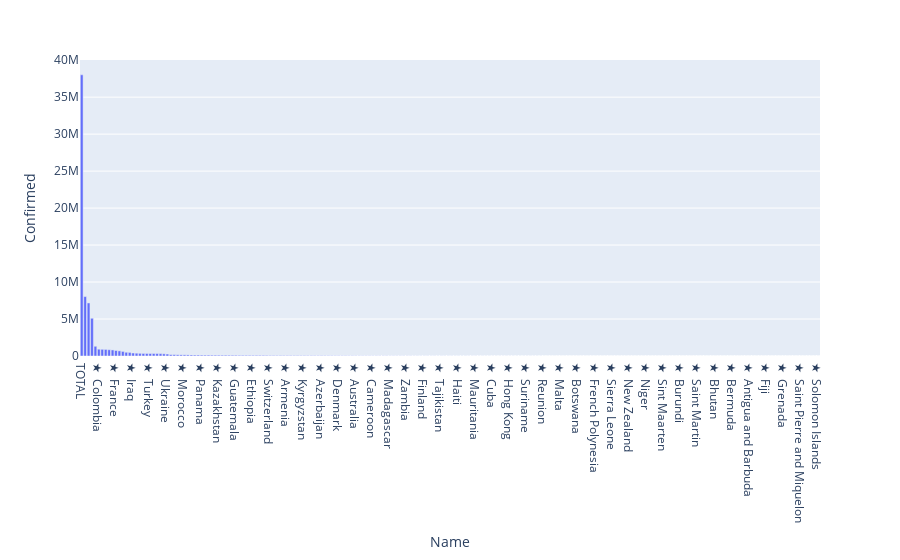

This figure's notebook cell:
### Markdown cell above
#### Plot number of confirmed cases.

### Code cell
# plotting world_df based on confirmed cases by country names.

world_fig = px.bar(world_df, x = 'Name' , y = 'Confirmed')
world_fig.show()

### Figure 1 — Plotly figure (JSON) as saved in the notebook; plotly's stock layout.template omitted (floating-point values rounded to 4 significant figures; data arrays with more than 128 entries replaced by an {"elided": "..."} marker saying what was removed)
{"data": [{"alignmentgroup": "True", "hovertemplate": "Name=%{x}<br>Confirmed=%{y}<extra></extra>", "legendgroup": "", "marker": {"color": "#636efa"}, "name": "", "offsetgroup": "", "orientation": "v", "showlegend": false, "textposition": "auto", "type": "bar", "x": {"elided": "216 str values"}, "xaxis": "x", "y": {"elided": "216 int values"}, "yaxis": "y"}], "layout": {"autosize": true, "barmode": "relative", "legend": {"tracegroupgap": 0}, "margin": {"t": 60}, "xaxis": {"anchor": "y", "autorange": true, "domain": [0, 1], "range": [-0.5, 215.5], "title": {"text": "Name"}, "type": "category"}, "yaxis": {"anchor": "x", "autorange": true, "domain": [0, 1], "range": [0, 40020000.0], "title": {"text": "Confirmed"}, "type": "linear"}}}
